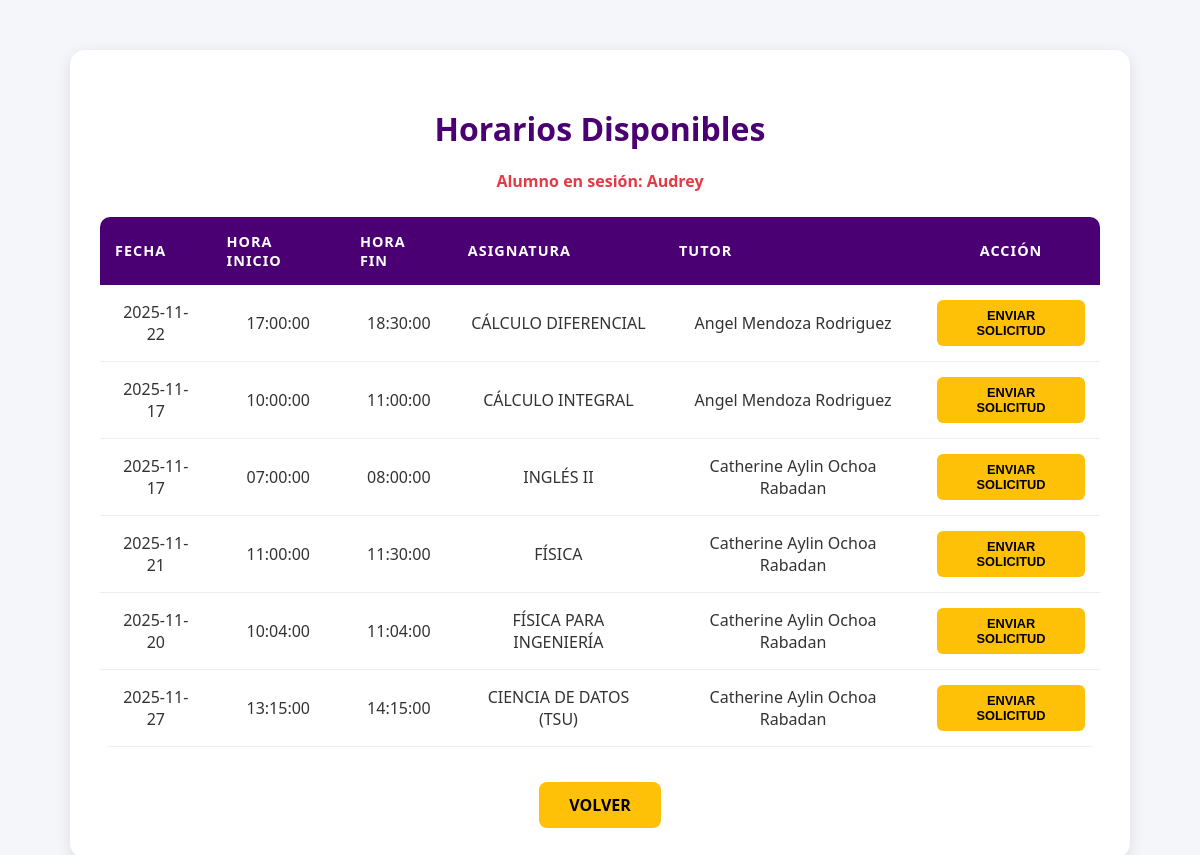
/index.php?action=solicitarAsesoria (signed in), run on the app's committed database.
### tables this page shows
CREATE TABLE `horario` (
  `id_horario` int(11) NOT NULL AUTO_INCREMENT,
  `fecha` date NOT NULL,
  `hora_inicio` time NOT NULL,
  `hora_fin` time NOT NULL,
  `id_asignatura` int(11) DEFAULT NULL,
  `id_tutor` int(11) NOT NULL,
  PRIMARY KEY (`id_horario`),
  KEY `id_tutor` (`id_tutor`),
  KEY `fk_horario_asignatura` (`id_asignatura`),
  CONSTRAINT `fk_horario_asignatura` FOREIGN KEY (`id_asignatura`) REFERENCES `asignatura` (`id_asignatura`),
  CONSTRAINT `horario_ibfk_1` FOREIGN KEY (`id_tutor`) REFERENCES `usuario` (`id_usuario`)
);

CREATE TABLE `asignatura` (
  `id_asignatura` int(11) NOT NULL AUTO_INCREMENT,
  `nombre` varchar(100) NOT NULL,
  PRIMARY KEY (`id_asignatura`),
  UNIQUE KEY `nombre` (`nombre`)
);

### app/controllers/SolicitudController.php (called while the page is built, shortened)
<?php
    include_once "app/models/SolicitudModel.php";
    class SolicitudController {
        private $model;
        public function __construct($connection) {
            $this->model = new SolicitudModel($connection);
        }
    public function mostrarHorarios(){
        $horarios = $this->model->obtenerHorarios();
        include 'app/views/Asesorado/form_solicitar.php';
    }
}

### app/models/SolicitudModel.php (called while the page is built, shortened)
<?php
    class SolicitudModel {
        private $connection;
        public function __construct($connection) {
            $this->connection = $connection;
        }
    public function obtenerHorarios() {
       $sql = "SELECT h.id_horario, h.fecha, h.hora_inicio, h.hora_fin,
               a.id_asignatura, a.nombre AS asignatura,
               CONCAT(u.nombre, ' ', u.apellidos) AS tutor
        FROM horario h
        INNER JOIN asignatura a ON h.id_asignatura = a.id_asignatura
        INNER JOIN usuario u ON h.id_tutor = u.id_usuario";
        return $this->connection->query($sql);
    }
}

### app/views/Asesorado/form_solicitar.php (the view, shortened to what this page needs)
<!DOCTYPE html>
<html lang="es">
<head>
    <link rel="stylesheet" href="public/css/horarios_disponibles.css">
</head>
<body class="horarios-disponibles">
    <div class="main-container">
        <h2>Horarios Disponibles</h2>
        <p class="usuario">
            Alumno en sesión:
            <b><?= ($_SESSION['nombre_usuario'] ?? 'Desconocido'); ?></b>
        </p>
        <table>
            <thead>
                <tr>
                    <th>Fecha</th>
                    <th>Hora Inicio</th>
                    <th>Hora Fin</th>
                    <th>Asignatura</th>
                    <th>Tutor</th>
                    <th class="center">Acción</th>
                </tr>
            </thead>
            <tbody>
                <?php while ($row = $horarios->fetch_assoc()) { ?>
                <tr>
                    <td><?= $row['fecha'] ?></td>
                    <td><?= $row['hora_inicio'] ?></td>
                    <td><?= $row['hora_fin'] ?></td>
                    <td><?= $row['asignatura'] ?></td>
                    <td><?= $row['tutor'] ?></td>
                    <td class="center">
                        <form action="index.php?action=enviarSolicitud" method="POST">
                            <button type="submit" class="action-btn btn-send">
                                Enviar Solicitud
                            </button>
                        </form>
                    </td>
                </tr>
                <?php } ?>
            </tbody>
        </table>
        <div class="volver-container">
            <a href="index.php?action=panelAsesorado" class="btn-back">
                VOLVER
            </a>
        </div>
    </div>
</body>
</html>

### index.php (shortened to what this page needs)
<?php
include_once "app/controllers/AsignaturasController.php";
include_once "app/controllers/SolicitudController.php";
include_once "config/db_connection.php";
$solicitudController = new SolicitudController($connection);
$action = $_GET['action'] ?? 'home';
switch($action){
    case 'solicitarAsesoria':
        $solicitudController->mostrarHorarios();
        break;
}
?>

### public/css/horarios_disponibles.css (style rules this page uses)
:root { --morado: #4a0072; --morado-suave: #6a1b9a; --amarillo: #ffc107; --rojo: #e63946; --texto: #333; --gris-claro: #f4f6f9; --borde: #ddd; }
body.horarios-disponibles { background-color: var(--gris-claro); font-family: 'Segoe UI', Tahoma, Geneva, Verdana, sans-serif; margin: 0; padding-top: 50px; display: flex; justify-content: center; }
.main-container { background: #fff; width: 90%; max-width: 1000px; padding: 30px; border-radius: 15px; box-shadow: 0 4px 15px rgba(0,0,0,0.1); text-align: center; }
h2 { color: var(--morado); font-size: 2rem; margin-bottom: 20px; font-weight: bold; }
.usuario { color: var(--rojo); font-weight: bold; margin-bottom: 25px; }
table { width: 100%; border-collapse: collapse; margin-bottom: 35px; border-radius: 10px; overflow: hidden; }
th { background: var(--morado); color: #fff; padding: 15px; font-size: 0.9rem; text-transform: uppercase; letter-spacing: 1px; text-align: left; }
td { padding: 15px; border-bottom: 1px solid #eee; font-size: 1rem; color: var(--texto); }
.center { text-align: center; }
.action-btn { padding: 8px 15px; border-radius: 6px; font-weight: bold; text-transform: uppercase; border: none; cursor: pointer; transition: 0.3s ease; font-size: 0.8rem; }
.btn-send { background: var(--amarillo); color: #000; }
.volver-container { text-align: center; }
.btn-back { background: var(--amarillo); color: #000; padding: 12px 30px; border-radius: 8px; font-weight: bold; text-decoration: none; text-transform: uppercase; display: inline-block; transition: 0.3s; }

### data on the page
horario: fecha "2025-11-22", hora_inicio "17:00:00", hora_fin "18:30:00", id_asignatura.nombre "CÁLCULO DIFERENCIAL", tutor "Angel Mendoza Rodriguez"
horario: fecha "2025-11-17", hora_inicio "10:00:00", hora_fin "11:00:00", id_asignatura.nombre "CÁLCULO INTEGRAL", tutor "Angel Mendoza Rodriguez"
horario: fecha "2025-11-17", hora_inicio "07:00:00", hora_fin "08:00:00", id_asignatura.nombre "INGLÉS II", tutor "Catherine Aylin Ochoa Rabadan"
horario: fecha "2025-11-21", hora_inicio "11:00:00", hora_fin "11:30:00", id_asignatura.nombre "FÍSICA", tutor "Catherine Aylin Ochoa Rabadan"
horario: fecha "2025-11-20", hora_inicio "10:04:00", hora_fin "11:04:00", id_asignatura.nombre "FÍSICA PARA INGENIERÍA", tutor "Catherine Aylin Ochoa Rabadan"
horario: fecha "2025-11-27", hora_inicio "13:15:00", hora_fin "14:15:00", id_asignatura.nombre "CIENCIA DE DATOS (TSU)", tutor "Catherine Aylin Ochoa Rabadan"

### other printed values
$_SESSION['nombre_usuario'] "Audrey"
